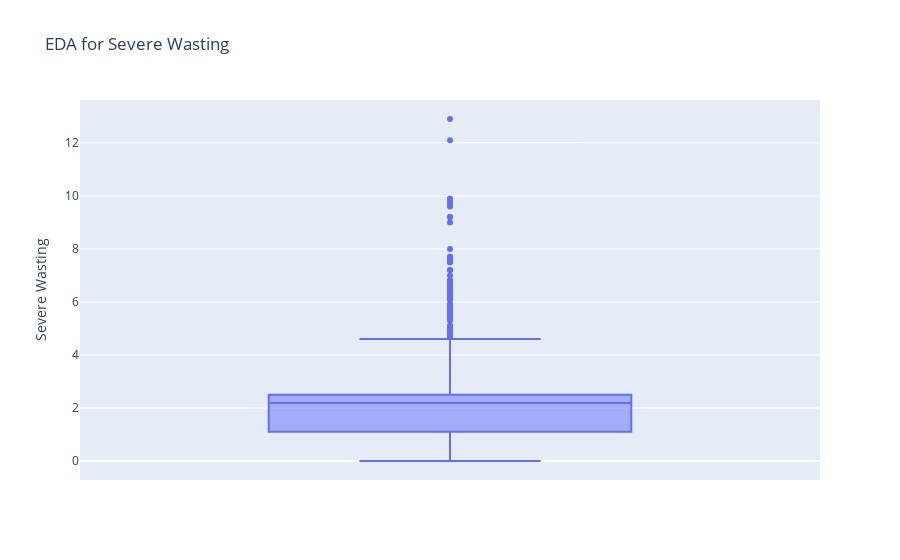

The cell this chart's notebook holds for it:
### Code cell
fig1= px.box(data, y=data['Severe Wasting'] ,title="EDA for Severe Wasting")
fig1.show()

### Figure 1 — Plotly figure (JSON) as saved in the notebook; plotly's stock layout.template omitted (floating-point values rounded to 4 significant figures; data arrays with more than 128 entries replaced by an {"elided": "..."} marker saying what was removed)
{"data": [{"alignmentgroup": "True", "hovertemplate": "Severe Wasting=%{y}<extra></extra>", "legendgroup": "", "marker": {"color": "#636efa"}, "name": "", "notched": false, "offsetgroup": "", "orientation": "v", "showlegend": false, "type": "box", "x0": " ", "xaxis": "x", "y": {"elided": "924 float values"}, "y0": " ", "yaxis": "y"}], "layout": {"boxmode": "group", "legend": {"tracegroupgap": 0}, "title": {"text": "EDA for Severe Wasting"}, "xaxis": {"anchor": "y", "domain": [0, 1]}, "yaxis": {"anchor": "x", "domain": [0, 1], "title": {"text": "Severe Wasting"}}}}
